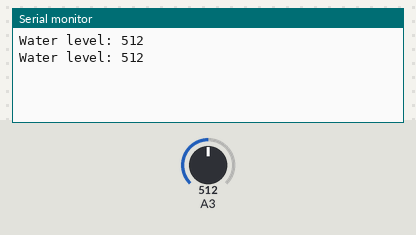
A sketch run on a simulated Arduino Uno, built with avr-gcc and run on an emulated ATmega328P. Shown: the last lines printed to the serial monitor. The test bench sets the inputs (shaded band); at power-on: A3 = 512.

Above: at 1.8 s.
1.9 s: A3 set to 716
At 2.8 s:
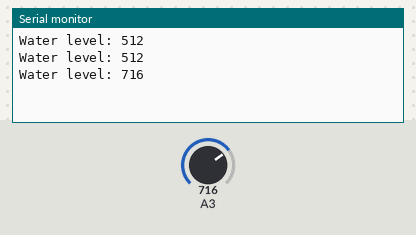
3.4 s: A3 set to 900
At 4.9 s:
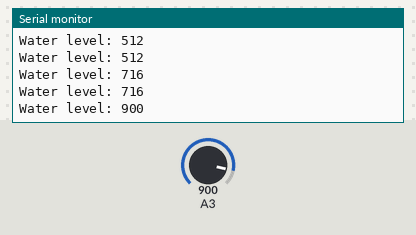
Timing chart, 0 to 6.4 s (numbered marks = the images above; inputs shaded):
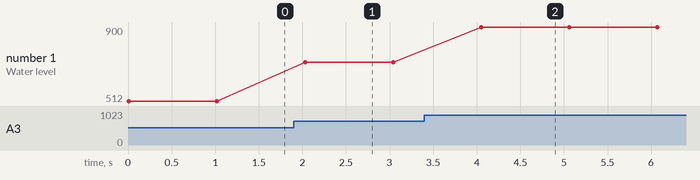

The sketch:

Water_Level_Sensor.ino
```cpp
// Sensor pins
#define waterSensorPower 4
#define waterSensorPin 3

// ADC Registers
volatile unsigned char* my_ADMUX = (unsigned char*) 0x7C;
volatile unsigned char* my_ADCSRB = (unsigned char*) 0x7B;
volatile unsigned char* my_ADCSRA = (unsigned char*) 0x7A;
volatile unsigned int* my_ADC_DATA = (unsigned int*) 0x78;

// Port H Register Pointers
unsigned char* port_h = (unsigned char*) 0x102; // Port H Data Register
unsigned char* ddr_h  = (unsigned char*) 0x101; // Port H Data Direction Register
unsigned char* pin_h  = (unsigned char*) 0x100; // Port H Input Pins Address

// Value for storing water level
unsigned int waterValue = 0;

void setup() {
  // Set H4 as an OUTPUT
  set_pin_direction(ddr_h, waterSensorPower, OUTPUT);

	// Set to LOW so no power flows through the sensor
  //write_ph(4, 0);
  write_to_pin(port_h, waterSensorPower, LOW);

  // setup the ADC
  adc_init();

	Serial.begin(9600);
}

void loop() {
	//get the reading from the function below and print it
	unsigned int waterLevel = readSensor();

	Serial.print("Water level: ");
	Serial.println(waterLevel);

	delay(1000);
}

/*
* Sets the specififed pin to either input or output
* @param data_direction_register - The Data Direction Register of the desired port
* @param pin_num - The pin number of the port that you wish to modify
* @param mode - INPUT or OUTPUT
*/
void set_pin_direction(unsigned char* data_direction_register, unsigned char pin_num, uint8_t mode)
{
  if(mode == OUTPUT) *data_direction_register |= 0x01 << pin_num;
  else if(mode == INPUT) *data_direction_register &= ~(0x01 << pin_num);
}

/*
* Write a HIGH or LOW value to a digital pin
* @param data_register - The Data Register of the desired port
* @param pin_num - The pin number of the port that you wish to modify
* @param mode - LOW or HIGH
*/
void write_to_pin(unsigned char* data_register, unsigned char pin_num, uint8_t state)
{
  if(state == LOW) *data_register &= ~(0x01 << pin_num);
  else if(state == HIGH) *data_register |= 0x01 << pin_num;
}

/*
* Function that gets a reading from the water level sensor
*/
unsigned int readSensor() {
  write_to_pin(port_h, waterSensorPower, HIGH); // Turn the sensor ON
	delay(10);							// wait 10 milliseconds
  waterValue = adc_read(3); // Read the analog value form sensor
  // 3 should probably be replaced with waterSensorPin but not neccessary
  // Whenever I read on an analog port that isn't A0 (such as A3) the lowest value for waterValue ends up being 7 instead of the epexected 0. This can proably be worked around but to fix I'd proably have to chnage something witha  register.
  write_to_pin(port_h, waterSensorPower, LOW); // Turn the sensor OFF
	return waterValue;							// send current reading
}

void adc_init()
{
  // setup the A register
  *my_ADCSRA |= 0b10000000; // set bit   7 to 1 to enable the ADC                              1000 0000
  *my_ADCSRA &= 0b11011111; // clear bit 6 to 0 to disable the ADC trigger mode                0100 0000
  *my_ADCSRA &= 0b11110111; // clear bit 5 to 0 to disable the ADC interrupt                   0010 0000
  *my_ADCSRA &= 0b11111000; // clear bit 0-2 to 0 to set prescaler selection to slow reading   0000 0111
  // setup the B register
  *my_ADCSRB &= 0b11110111; // clear bit 3 to 0 to reset the channel and gain bits             0000 1000
  *my_ADCSRB &= 0b11111000; // clear bit 2-0 to 0 to set free running mode                     0000 0111
  // setup the MUX Register
  *my_ADMUX  &= 0b01111111; // clear bit 7 to 0 for AVCC analog reference                      1000 0000
  *my_ADMUX  |= 0b01000000; // set bit   6 to 1 for AVCC analog reference                      0100 0000
  *my_ADMUX  &= 0b11011111; // clear bit 5 to 0 for right adjust result                        0010 0000
  *my_ADMUX  &= 0b11100000; // clear bit 4-0 to 0 to reset the channel and gain bits           0001 1111
}

unsigned int adc_read(unsigned char adc_channel_num)
{
  // clear the channel selection bits (MUX 4:0)                                               0001 1111
  *my_ADMUX  &= 0b11100000;
  // clear the channel selection bits (MUX 5)                                                 0001 0000
  *my_ADCSRB &= 0b11110111;
  // set the channel number
  if(adc_channel_num > 7)
  {
    // set the channel selection bits, but remove the most significant bit (bit 3)
    adc_channel_num -= 8;
    // set MUX bit 5                                                                          0010 0000
    *my_ADCSRB |= 0b00001000;
  }
  // set the channel selection bits
  *my_ADMUX += adc_channel_num;
  // set bit 6 of ADCSRA to 1 to start a conversion
  *my_ADCSRA |= 0x40;
  // wait for the conversion to complete
  while((*my_ADCSRA & 0x40) != 0);
  // return the result in the ADC data register
  return *my_ADC_DATA;
}
```

Measured:
- after the input at 1.9 s, the serial monitor: prints a new line after 0.13 s (image 1)
- after the input at 3.4 s, the serial monitor: prints a new line after 0.65 s (image 2)
- plotted number 1: 512 → 716 after the input at 1.9 s, 716 → 900 after the input at 3.4 s
